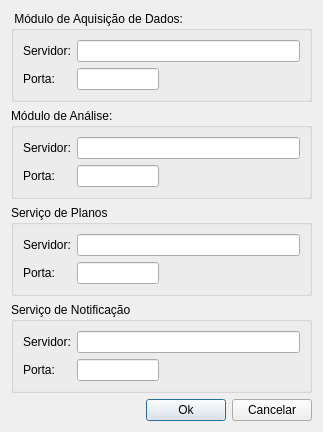
<ui version="4.0" >
 <class>ConfigDialogForm</class>
 <widget class="QDialog" name="ConfigDialogForm" >
  <property name="geometry" >
   <rect>
    <x>0</x>
    <y>0</y>
    <width>323</width>
    <height>419</height>
   </rect>
  </property>
  <property name="windowTitle" >
   <string>Configuração</string>
  </property>
  <layout class="QVBoxLayout" >
   <item>
    <widget class="QGroupBox" name="groupBox" >
     <property name="title" >
      <string> Módulo de Aquisição de Dados: </string>
     </property>
     <layout class="QGridLayout" >
      <item row="0" column="0" >
       <widget class="QLabel" name="label" >
        <property name="text" >
         <string>Servidor:</string>
        </property>
       </widget>
      </item>
      <item row="0" column="1" colspan="2" >
       <widget class="QLineEdit" name="weatherDataAddressLed" >
        <property name="readOnly" >
         <bool>true</bool>
        </property>
       </widget>
      </item>
      <item row="1" column="0" >
       <widget class="QLabel" name="label_2" >
        <property name="text" >
         <string>Porta:</string>
        </property>
       </widget>
      </item>
      <item row="1" column="1" >
       <widget class="QLineEdit" name="weatherDataPortLed" >
        <property name="readOnly" >
         <bool>true</bool>
        </property>
       </widget>
      </item>
      <item row="1" column="2" >
       <spacer>
        <property name="orientation" >
         <enum>Qt::Horizontal</enum>
        </property>
        <property name="sizeHint" >
         <size>
          <width>161</width>
          <height>20</height>
         </size>
        </property>
       </spacer>
      </item>
     </layout>
    </widget>
   </item>
   <item>
    <widget class="QGroupBox" name="groupBox_2" >
     <property name="title" >
      <string>Módulo de Análise: </string>
     </property>
     <layout class="QGridLayout" >
      <item row="0" column="0" >
       <widget class="QLabel" name="label_3" >
        <property name="text" >
         <string>Servidor:</string>
        </property>
       </widget>
      </item>
      <item row="0" column="1" colspan="2" >
       <widget class="QLineEdit" name="analysisAddressLed" >
        <property name="readOnly" >
         <bool>true</bool>
        </property>
       </widget>
      </item>
      <item row="1" column="0" >
       <widget class="QLabel" name="label_4" >
        <property name="text" >
         <string>Porta:</string>
        </property>
       </widget>
      </item>
      <item row="1" column="1" >
       <widget class="QLineEdit" name="analysisPortLed" >
        <property name="readOnly" >
         <bool>true</bool>
        </property>
       </widget>
      </item>
      <item row="1" column="2" >
       <spacer>
        <property name="orientation" >
         <enum>Qt::Horizontal</enum>
        </property>
        <property name="sizeHint" >
         <size>
          <width>161</width>
          <height>20</height>
         </size>
        </property>
       </spacer>
      </item>
     </layout>
    </widget>
   </item>
   <item>
    <widget class="QGroupBox" name="groupBox_3" >
     <property name="title" >
      <string>Serviço de Planos</string>
     </property>
     <layout class="QGridLayout" >
      <item row="0" column="0" >
       <widget class="QLabel" name="label_6" >
        <property name="text" >
         <string>Servidor:</string>
        </property>
       </widget>
      </item>
      <item row="0" column="1" colspan="2" >
       <widget class="QLineEdit" name="planServiceAddressLed" >
        <property name="readOnly" >
         <bool>true</bool>
        </property>
       </widget>
      </item>
      <item row="1" column="0" >
       <widget class="QLabel" name="label_5" >
        <property name="text" >
         <string>Porta:</string>
        </property>
       </widget>
      </item>
      <item row="1" column="1" >
       <widget class="QLineEdit" name="planServicePortLed" />
      </item>
      <item row="1" column="2" >
       <spacer>
        <property name="orientation" >
         <enum>Qt::Horizontal</enum>
        </property>
        <property name="sizeHint" >
         <size>
          <width>161</width>
          <height>20</height>
         </size>
        </property>
       </spacer>
      </item>
     </layout>
    </widget>
   </item>
   <item>
    <widget class="QGroupBox" name="groupBox_4" >
     <property name="title" >
      <string>Serviço de Notificação</string>
     </property>
     <layout class="QGridLayout" >
      <item row="0" column="0" >
       <widget class="QLabel" name="label_7" >
        <property name="text" >
         <string>Servidor:</string>
        </property>
       </widget>
      </item>
      <item row="0" column="1" colspan="2" >
       <widget class="QLineEdit" name="notificationServiceAddressLed" >
        <property name="readOnly" >
         <bool>true</bool>
        </property>
       </widget>
      </item>
      <item row="1" column="0" >
       <widget class="QLabel" name="label_8" >
        <property name="text" >
         <string>Porta:</string>
        </property>
       </widget>
      </item>
      <item row="1" column="1" >
       <widget class="QLineEdit" name="notificationServicePortLed" >
        <property name="readOnly" >
         <bool>true</bool>
        </property>
       </widget>
      </item>
      <item row="1" column="2" >
       <spacer>
        <property name="orientation" >
         <enum>Qt::Horizontal</enum>
        </property>
        <property name="sizeType" >
         <enum>QSizePolicy::Maximum</enum>
        </property>
        <property name="sizeHint" >
         <size>
          <width>161</width>
          <height>20</height>
         </size>
        </property>
       </spacer>
      </item>
     </layout>
    </widget>
   </item>
   <item>
    <layout class="QHBoxLayout" >
     <item>
      <spacer>
       <property name="orientation" >
        <enum>Qt::Horizontal</enum>
       </property>
       <property name="sizeHint" >
        <size>
         <width>40</width>
         <height>20</height>
        </size>
       </property>
      </spacer>
     </item>
     <item>
      <widget class="QPushButton" name="saveBtn" >
       <property name="toolTip" >
        <string>&lt;html>&lt;head>&lt;meta name="qrichtext" content="1" />&lt;style type="text/css">
p, li { white-space: pre-wrap; }
&lt;/style>&lt;/head>&lt;body style=" font-family:'MS Shell Dlg 2'; font-size:8.25pt; font-weight:400; font-style:normal;">
&lt;p style=" margin-top:0px; margin-bottom:0px; margin-left:0px; margin-right:0px; -qt-block-indent:0; text-indent:0px;">Salvar alterações&lt;/p>&lt;/body>&lt;/html></string>
       </property>
       <property name="text" >
        <string>Ok</string>
       </property>
       <property name="icon" >
        <iconset/>
       </property>
       <property name="default" >
        <bool>true</bool>
       </property>
      </widget>
     </item>
     <item>
      <widget class="QPushButton" name="cancelBtn" >
       <property name="enabled" >
        <bool>true</bool>
       </property>
       <property name="toolTip" >
        <string>&lt;html>&lt;head>&lt;meta name="qrichtext" content="1" />&lt;style type="text/css">
p, li { white-space: pre-wrap; }
&lt;/style>&lt;/head>&lt;body style=" font-family:'MS Shell Dlg 2'; font-size:8.25pt; font-weight:400; font-style:normal;">
&lt;p style=" margin-top:0px; margin-bottom:0px; margin-left:0px; margin-right:0px; -qt-block-indent:0; text-indent:0px; font-size:8pt;">Cancelar alterações&lt;/p>&lt;/body>&lt;/html></string>
       </property>
       <property name="text" >
        <string>Cancelar</string>
       </property>
       <property name="icon" >
        <iconset/>
       </property>
      </widget>
     </item>
    </layout>
   </item>
  </layout>
 </widget>
 <resources/>
 <connections/>
</ui>
